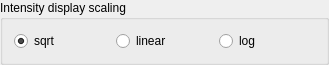
<?xml version="1.0" encoding="UTF-8"?>
<ui version="4.0">
 <class>ScalingGroupBox</class>
 <widget class="QGroupBox" name="ScalingGroupBox">
  <property name="geometry">
   <rect>
    <x>0</x>
    <y>0</y>
    <width>329</width>
    <height>61</height>
   </rect>
  </property>
  <property name="windowTitle">
   <string>GroupBox</string>
  </property>
  <property name="title">
   <string>Intensity display scaling</string>
  </property>
  <layout class="QGridLayout" name="gridLayout">
   <item row="0" column="0">
    <layout class="QHBoxLayout" name="horizontalLayout">
     <item>
      <widget class="QRadioButton" name="sqrtRadioButton">
       <property name="toolTip">
        <string>apply sqrt function on pixel intensity</string>
       </property>
       <property name="text">
        <string>sqrt</string>
       </property>
       <property name="checked">
        <bool>true</bool>
       </property>
      </widget>
     </item>
     <item>
      <widget class="QRadioButton" name="linRadioButton">
       <property name="toolTip">
        <string>do not apply function on pixel intensity</string>
       </property>
       <property name="text">
        <string>linear</string>
       </property>
      </widget>
     </item>
     <item>
      <widget class="QRadioButton" name="logRadioButton">
       <property name="toolTip">
        <string>apply log10 function on pixel intensity</string>
       </property>
       <property name="text">
        <string>log</string>
       </property>
      </widget>
     </item>
    </layout>
   </item>
  </layout>
 </widget>
 <resources/>
 <connections/>
</ui>
